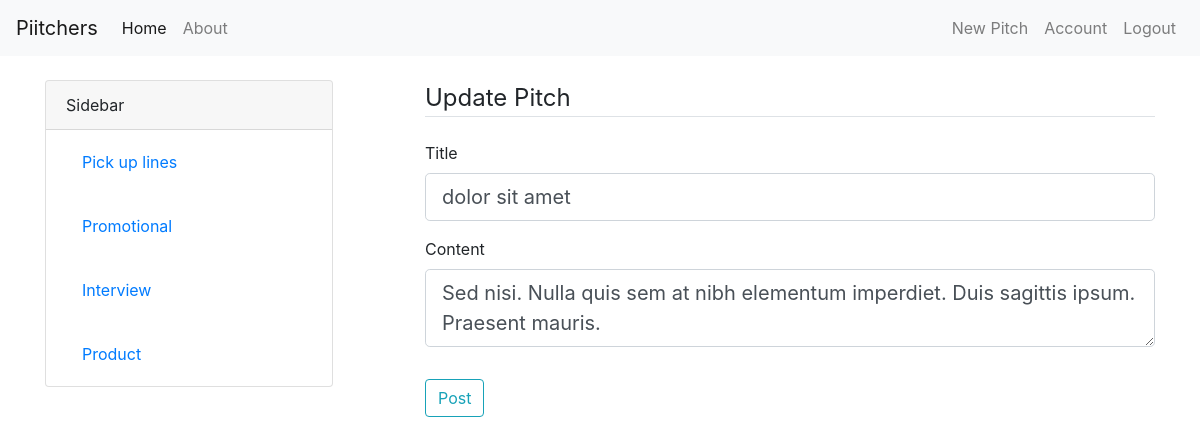
The app's page /pitch/2/update (signed in) with its own data.
### pitches/models.py (models this page shows, shortened)
class Pitch(db.Model):
    id = db.Column(db.Integer, primary_key=True)
    category = db.Column(db.String(100), nullable=False)
    date_posted = db.Column(db.DateTime, nullable=False, default=datetime.utcnow)
    content = db.Column(db.Text, nullable=False)
    user_id = db.Column(db.Integer, db.ForeignKey('user.id'), nullable=False)

### pitches/pitch/routes.py (the view)
@pitchess.route("/pitch/<int:pitch_id>/update", methods=['GET', 'POST'])
@login_required
def update_pitch(pitch_id):
    pitch = Pitch.query.get_or_404(pitch_id)
    if pitch.author != current_user:
        abort(403)
    form = PitchForm()
    if form.validate_on_submit():
        pitch.category = form.category.data
        pitch.content = form.content.data
        db.session.commit()
        flash('Your pitch has been updated!', 'success')
        return redirect(url_for('pitchess.pitch', pitch_id=pitch.id))
    elif request.method == 'GET':
        form.category.data = pitch.category
        form.content.data = pitch.content
    return render_template('create_pitch.html', title='Update Pitch',
                           form=form, legend='Update Pitch')

### pitches/pitch/forms.py
class PitchForm(FlaskForm):
    category = StringField('Title', validators=[DataRequired()])
    content = TextAreaField('Content', validators=[DataRequired()])
    submit = SubmitField('Post')

### pitches/models.py (called while the page is built)
@login_manager.user_loader
def load_user(user_id):
    return User.query.get(int(user_id))

### pitches/templates/create_pitch.html (shortened to what this page needs)
{% extends "layout.html" %}
{% block content %}
    <div class="content-section">
        <form method="POST" action="">
            <fieldset class="form-group">
                <legend class="border-bottom mb-4">{{ legend }}</legend>
                <div class="form-group">
                    {{ form.category.label(class = 'form-control-label') }}
                        {% if form.category.errors %}
                            {{ form.category(class = 'form-control form-control-lg is-invalid') }}
                            <div class="invalid-feedback">
                                {% for error in form.category.errors %}
                                    <span>{{ error }}</span>
                                {% endfor %}
                            </div>
                        {% else %}
                            {{ form.category(class = 'form-control form-control-lg') }}
                        {% endif %}
                </div>
                <div class="form-group">
                    {{ form.content.label(class = 'form-control-label') }}
                        {% if form.content.errors %}
                            {{ form.content(class = 'form-control form-control-lg is-invalid') }}
                            <div class="invalid-feedback">
                                {% for error in form.content.errors %}
                                    <span>{{ error }}</span>
                                {% endfor %}
                            </div>
                        {% else %}
                            {{ form.content(class = 'form-control form-control-lg') }}
                        {% endif %}
                </div>
            </fieldset>
            <div class="form-group">
                {{ form.submit(class='btn btn-outline-info') }}
            </div>
        </form>
    </div>
{% endblock content %}

### records on screen
Pitch: category "dolor sit amet", content "Sed nisi. Nulla quis sem at nibh elementum imperdiet. Duis sagittis ipsum. Praesent mauris."

### other values on screen
{{ legend }} "Update Pitch"
